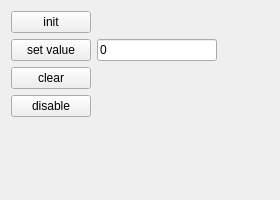
<?xml version="1.0" encoding="UTF-8"?>
<ui version="4.0">
 <class>Form</class>
 <widget class="QWidget" name="Form">
  <property name="geometry">
   <rect>
    <x>0</x>
    <y>0</y>
    <width>280</width>
    <height>200</height>
   </rect>
  </property>
  <property name="windowTitle">
   <string>Form</string>
  </property>
  <layout class="QGridLayout" name="gridLayout">
   <item row="0" column="0">
    <widget class="QPushButton" name="pushButtonInit">
     <property name="text">
      <string>init</string>
     </property>
    </widget>
   </item>
   <item row="1" column="1">
    <widget class="customIntegerLineEdit" name="lineEditPbValue">
     <property name="minimumSize">
      <size>
       <width>120</width>
       <height>0</height>
      </size>
     </property>
     <property name="text">
      <string>0</string>
     </property>
    </widget>
   </item>
   <item row="3" column="0">
    <widget class="QPushButton" name="pushButtonDisable">
     <property name="text">
      <string>disable</string>
     </property>
    </widget>
   </item>
   <item row="1" column="2">
    <spacer name="horizontalSpacer">
     <property name="orientation">
      <enum>Qt::Horizontal</enum>
     </property>
     <property name="sizeHint" stdset="0">
      <size>
       <width>40</width>
       <height>20</height>
      </size>
     </property>
    </spacer>
   </item>
   <item row="2" column="0">
    <widget class="QPushButton" name="pushButtonClear">
     <property name="text">
      <string>clear</string>
     </property>
    </widget>
   </item>
   <item row="1" column="0">
    <widget class="QPushButton" name="pushButtonSet">
     <property name="text">
      <string>set value</string>
     </property>
    </widget>
   </item>
   <item row="4" column="0">
    <spacer name="verticalSpacer">
     <property name="orientation">
      <enum>Qt::Vertical</enum>
     </property>
     <property name="sizeHint" stdset="0">
      <size>
       <width>20</width>
       <height>40</height>
      </size>
     </property>
    </spacer>
   </item>
  </layout>
 </widget>
 <customwidgets>
  <customwidget>
   <class>customIntegerLineEdit</class>
   <extends>QLineEdit</extends>
   <header>functions/customGuiElements.h</header>
  </customwidget>
 </customwidgets>
 <resources/>
 <connections/>
</ui>
